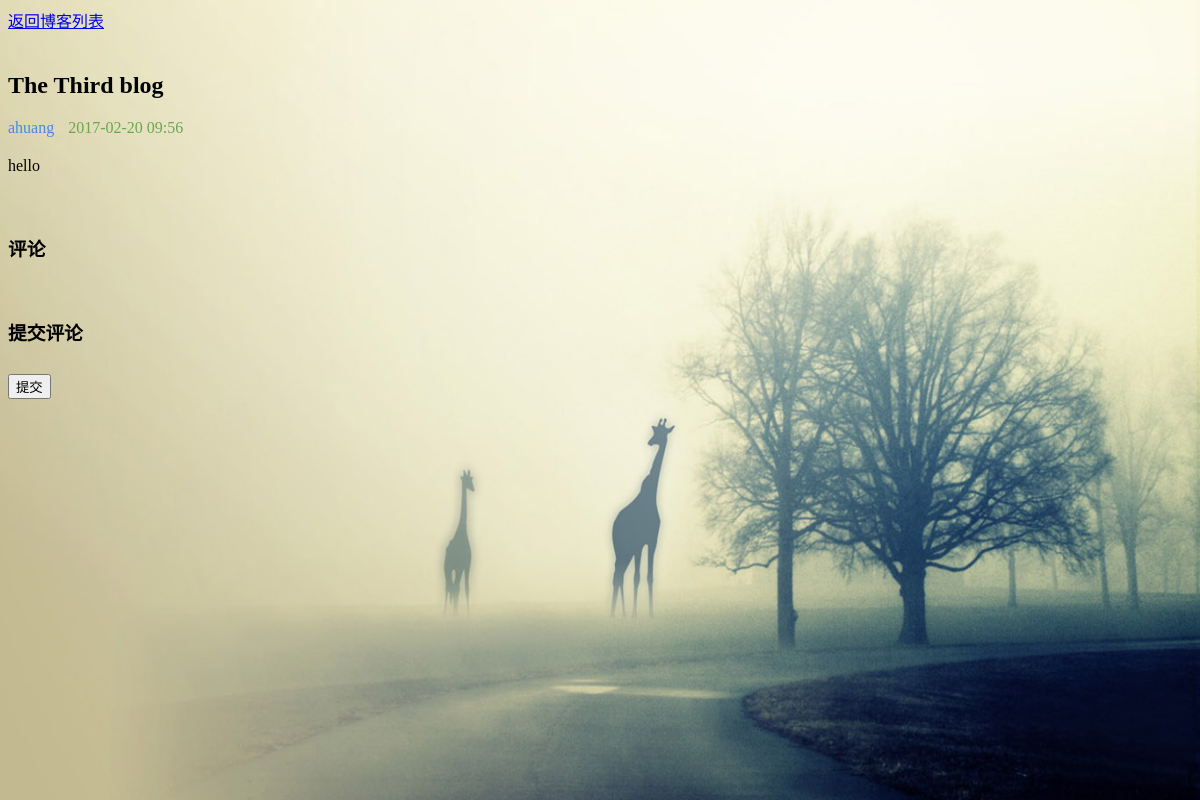
/blog/detail/3/, run on the app's committed database.
### blog/models.py (models this page shows, shortened)
class BlogPost(models.Model):
    title = models.CharField(max_length=200)
    author = models.CharField(max_length=20, null=True)
    content = models.TextField()
    timestamp = models.DateTimeField()

### blog/views.py (the view)
# urls.py: url(r'^detail/(\d+)/$', get_detail,
def get_detail(request, blog_id):
    try:
        blog = BlogPost.objects.get(id=blog_id)
    except BlogPost.DoesNotExist:
        raise Http404
    if request.method == 'GET':
        form = CommentForm()
    else:
        form = CommentForm(request.POST)
        if form.is_valid():
            cleaned_data = form.cleaned_data
            cleaned_data['blog'] = blog
            Comment.objects.create(**cleaned_data)
    ctx = {
        'blog': blog,
        'comments': blog.comment_set.all().order_by('-created'),
        'form': form
    }
    return render(request, 'blog-detail.html', ctx)

### blog/templates/blog-detail.html (shortened to what this page needs)
<!DOCTYPE html>
<html lang="en">
<head>
    {% load staticfiles %}
</head>
<body>
    <div class="container">
        <div id="bg">
            {% load staticfiles %}
            <img src="{% static 'image/back.jpg' %}" alt="">
        </div>
        <div class="title">
            <a href="http://172.17.137.176:8000/blog/login/blog-list/">返回博客列表</a>
        </div>
        <div class="content">
            <div class="blog">
                <div class="title">
                    <h2>{{ blog.title }}</h2>
                </div>
                <div class="info">
                    <span class="author" style="color: #4a86e8">{{ blog.author }}</span>
                    <span class="timestamp" style="color: #6aa84f">{{ blog.timestamp|date:"Y-m-d H:i" }}</span>
                </div>
                <div class="summary">
                    {{ blog.content }}
                </div>
            </div>
            <div class="comment">
                <div class="comments-display" style="padding-top: 20px;">
                    <h3>评论</h3>
                </div>
                <div class="comment-post" style="padding-top: 20px;">
                    <h3>提交评论</h3>
                    <form action="{% url 'blog_get_detail' blog.id %}" method="post">
                        <button type="submit" style="margin-top: 10px">提交</button>
                    </form>
                </div>
            </div>
        </div>
    </div>
</body>
</html>

### blog/templates/blog-detail.html (style rules this page uses)
.blog { padding: 20px 0px; }
.blog .info span { padding-right: 10px; }
.blog .summary { padding-top: 20px; }
#bg img { position:absolute; left:0; right:0; bottom:0; margin:auto; width:100%; height:100%; z-index:-1; }

### data on the page
BlogPost: title "The Third blog", author "ahuang", timestamp "2017-02-20 09:56", content "hello"
